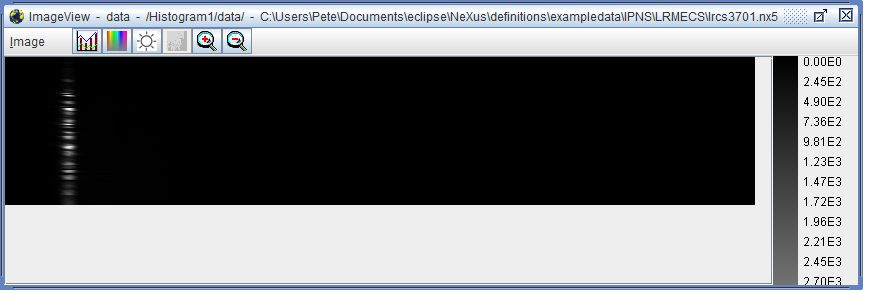
#> input picture src/pynxtools/definitions/manual/source/examples/lrmecs/hdfview-image.jpg, 872 x 295 px
$ python -i image_processing.py   (imports and definitions only)
#> lines starting #> are read from the running program, lines starting #| are printed output that depends on the picture
#> further down, picture is the input picture: PIL image 872x295 RGB; mean R, G, B 120.2, 122.1, 124.8
#
# Copyright The NOMAD Authors.
#
# This file is part of NOMAD. See https://nomad-lab.eu for further info.
#
# Licensed under the Apache License, Version 2.0 (the "License");
# you may not use this file except in compliance with the License.
# You may obtain a copy of the License at
#
#     http://www.apache.org/licenses/LICENSE-2.0
#
# Unless required by applicable law or agreed to in writing, software
# distributed under the License is distributed on an "AS IS" BASIS,
# WITHOUT WARRANTIES OR CONDITIONS OF ANY KIND, either express or implied.
# See the License for the specific language governing permissions and
# limitations under the License.
#
"""Resize images so that they display properly in H5Web."""

# pylint: disable=no-member

# f"https://stackoverflow.com/questions/4321290/"
# f" how-do-i-make-pil-take-into-account-the-shortest-side-when-creating-a-thumbnail"

import numpy as np
from PIL import Image as pil


def thumbnail(img, size=300):
    """Create a thumbnail, i.e. resized version of an image."""
#> called with size = 300
    img = img.copy()

    if img.mode not in ('L', 'RGB'):
        img = img.convert('RGB')

    old_width, old_height = img.size
#> old_width = 872; old_height = 295

    if old_width < size and old_height < size:
        return img

    if old_width == old_height:
        img.thumbnail((size, size))

    elif old_height > old_width:
        ratio = float(old_width) / float(old_height)
        new_width = ratio * size
        img = img.resize((int(np.floor(new_width)), size))

    elif old_width > old_height:
        ratio = float(old_height) / float(old_width)
#> ratio = 0.338
        new_height = ratio * size
#> new_height = 101.5
        img = img.resize((size, int(np.floor(new_height))))
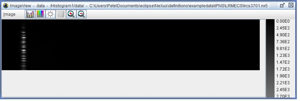
#> img: PIL image 300x101 RGB; mean R, G, B 120.2, 122.1, 124.8
    return img

>>> from PIL import Image
>>> picture = Image.open('../../../../../src/pynxtools/definitions/manual/source/examples/lrmecs/hdfview-image.jpg')
>>> result = thumbnail(picture)

$ run again, on src/pynxtools/definitions/manual/source/examples/lrmecs/hdfview-open-as.jpg
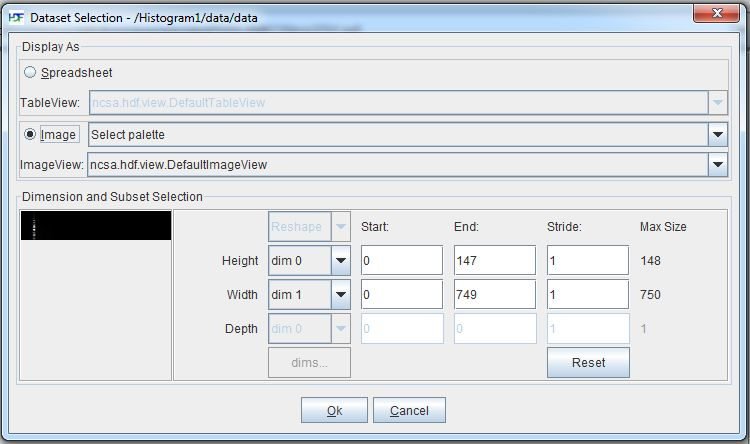
#> input picture src/pynxtools/definitions/manual/source/examples/lrmecs/hdfview-open-as.jpg, 750 x 444 px
#> picture is the input picture: PIL image 750x444 RGB; mean R, G, B 219.9, 223.2, 226.7
#> in thumbnail, `img = img.resize((size, int(np.floor(new_height))))`:
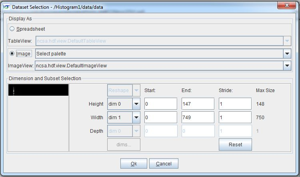
#> img: PIL image 300x177 RGB; mean R, G, B 219.8, 223.2, 226.6

$ run again, on src/pynxtools/definitions/manual/source/examples/lrmecs/hdfview.jpg
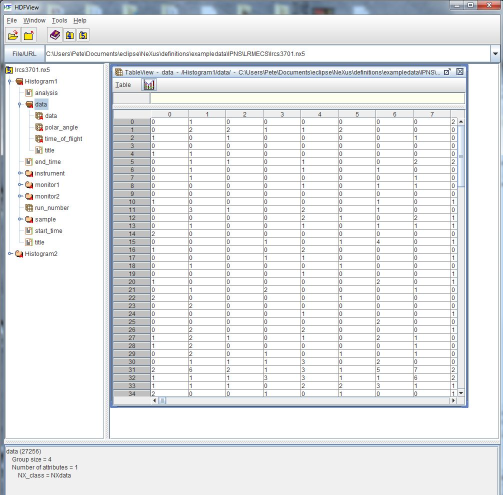
#> input picture src/pynxtools/definitions/manual/source/examples/lrmecs/hdfview.jpg, 1006 x 990 px (shown at 1/2 size)
#> picture is the input picture: PIL image 1006x990 RGB; mean R, G, B 229.9, 231.7, 233.2
#> in thumbnail, `img = img.resize((size, int(np.floor(new_height))))`:
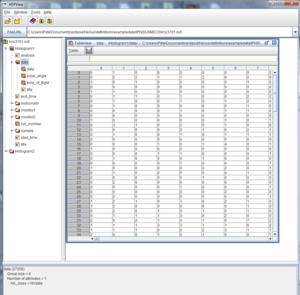
#> img: PIL image 300x295 RGB; mean R, G, B 229.8, 231.4, 233

$ run again, on src/pynxtools/definitions/manual/source/examples/lrmecs/igor-data.jpg
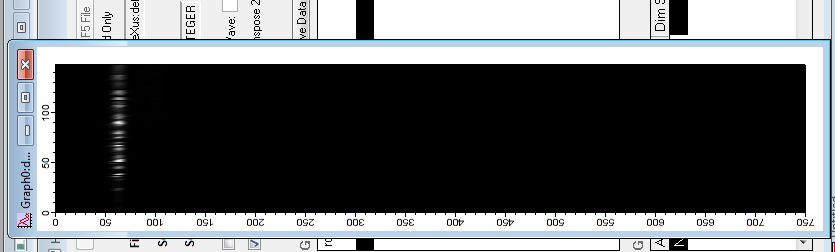
#> input picture src/pynxtools/definitions/manual/source/examples/lrmecs/igor-data.jpg, 835 x 252 px
#> picture is the input picture: PIL image 835x252 RGB; mean R, G, B 102.1, 104.5, 106.5
#> in thumbnail, `img = img.resize((size, int(np.floor(new_height))))`:
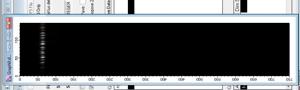
#> img: PIL image 300x90 RGB; mean R, G, B 101.9, 104.3, 106.3
